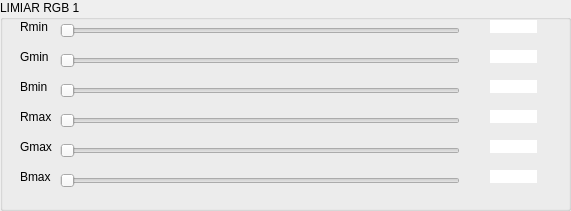
  <widget class="QGroupBox" name="groupBox_2">
   <property name="geometry">
    <rect>
     <x>190</x>
     <y>470</y>
     <width>571</width>
     <height>211</height>
    </rect>
   </property>
   <property name="title">
    <string>LIMIAR RGB 1</string>
   </property>
   <widget class="QSlider" name="Slider_Rmin">
    <property name="geometry">
     <rect>
      <x>60</x>
      <y>20</y>
      <width>400</width>
      <height>22</height>
     </rect>
    </property>
    <property name="maximum">
     <number>255</number>
    </property>
    <property name="orientation">
     <enum>Qt::Horizontal</enum>
    </property>
   </widget>
   <widget class="QSlider" name="Slider_Gmin">
    <property name="geometry">
     <rect>
      <x>60</x>
      <y>50</y>
      <width>400</width>
      <height>22</height>
     </rect>
    </property>
    <property name="maximum">
     <number>255</number>
    </property>
    <property name="orientation">
     <enum>Qt::Horizontal</enum>
    </property>
   </widget>
   <widget class="QSlider" name="Slider_Bmin">
    <property name="geometry">
     <rect>
      <x>60</x>
      <y>80</y>
      <width>400</width>
      <height>22</height>
     </rect>
    </property>
    <property name="maximum">
     <number>255</number>
    </property>
    <property name="orientation">
     <enum>Qt::Horizontal</enum>
    </property>
   </widget>
   <widget class="QSlider" name="Slider_Rmax">
    <property name="geometry">
     <rect>
      <x>60</x>
      <y>110</y>
      <width>400</width>
      <height>22</height>
     </rect>
    </property>
    <property name="maximum">
     <number>255</number>
    </property>
    <property name="orientation">
     <enum>Qt::Horizontal</enum>
    </property>
   </widget>
   <widget class="QSlider" name="Slider_Gmax">
    <property name="geometry">
     <rect>
      <x>60</x>
      <y>140</y>
      <width>400</width>
      <height>22</height>
     </rect>
    </property>
    <property name="maximum">
     <number>255</number>
    </property>
    <property name="orientation">
     <enum>Qt::Horizontal</enum>
    </property>
   </widget>
   <widget class="QSlider" name="Slider_Bmax">
    <property name="geometry">
     <rect>
      <x>60</x>
      <y>170</y>
      <width>400</width>
      <height>22</height>
     </rect>
    </property>
    <property name="maximum">
     <number>255</number>
    </property>
    <property name="orientation">
     <enum>Qt::Horizontal</enum>
    </property>
   </widget>
   <widget class="QLabel" name="label_19">
    <property name="geometry">
     <rect>
      <x>20</x>
      <y>20</y>
      <width>47</width>
      <height>13</height>
     </rect>
    </property>
    <property name="text">
     <string>Rmin</string>
    </property>
   </widget>
   <widget class="QLabel" name="label_20">
    <property name="geometry">
     <rect>
      <x>20</x>
      <y>50</y>
      <width>47</width>
      <height>13</height>
     </rect>
    </property>
    <property name="text">
     <string>Gmin</string>
    </property>
   </widget>
   <widget class="QLabel" name="label_21">
    <property name="geometry">
     <rect>
      <x>20</x>
      <y>80</y>
      <width>47</width>
      <height>13</height>
     </rect>
    </property>
    <property name="text">
     <string>Bmin</string>
    </property>
   </widget>
   <widget class="QLabel" name="label_22">
    <property name="geometry">
     <rect>
      <x>20</x>
      <y>110</y>
      <width>47</width>
      <height>13</height>
     </rect>
    </property>
    <property name="text">
     <string>Rmax</string>
    </property>
   </widget>
   <widget class="QLabel" name="label_23">
    <property name="geometry">
     <rect>
      <x>20</x>
      <y>140</y>
      <width>47</width>
      <height>13</height>
     </rect>
    </property>
    <property name="text">
     <string>Gmax</string>
    </property>
   </widget>
   <widget class="QLabel" name="label_24">
    <property name="geometry">
     <rect>
      <x>20</x>
      <y>170</y>
      <width>47</width>
      <height>13</height>
     </rect>
    </property>
    <property name="text">
     <string>Bmax</string>
    </property>
   </widget>
   <widget class="QLabel" name="label_Rmin">
    <property name="geometry">
     <rect>
      <x>490</x>
      <y>20</y>
      <width>47</width>
      <height>13</height>
     </rect>
    </property>
    <property name="styleSheet">
     <string notr="true">background-color: rgb(255, 255, 255);</string>
    </property>
    <property name="text">
     <string/>
    </property>
    <property name="alignment">
     <set>Qt::AlignCenter</set>
    </property>
   </widget>
   <widget class="QLabel" name="label_Gmin">
    <property name="geometry">
     <rect>
      <x>490</x>
      <y>50</y>
      <width>47</width>
      <height>13</height>
     </rect>
    </property>
    <property name="styleSheet">
     <string notr="true">background-color: rgb(255, 255, 255);</string>
    </property>
    <property name="text">
     <string/>
    </property>
    <property name="alignment">
     <set>Qt::AlignCenter</set>
    </property>
   </widget>
   <widget class="QLabel" name="label_Bmin">
    <property name="geometry">
     <rect>
      <x>490</x>
      <y>80</y>
      <width>47</width>
      <height>13</height>
     </rect>
    </property>
    <property name="styleSheet">
     <string notr="true">background-color: rgb(255, 255, 255);</string>
    </property>
    <property name="text">
     <string/>
    </property>
    <property name="alignment">
     <set>Qt::AlignCenter</set>
    </property>
   </widget>
   <widget class="QLabel" name="label_Rmax">
    <property name="geometry">
     <rect>
      <x>490</x>
      <y>110</y>
      <width>47</width>
      <height>13</height>
     </rect>
    </property>
    <property name="styleSheet">
     <string notr="true">background-color: rgb(255, 255, 255);</string>
    </property>
    <property name="text">
     <string/>
    </property>
    <property name="alignment">
     <set>Qt::AlignCenter</set>
    </property>
   </widget>
   <widget class="QLabel" name="label_Gmax">
    <property name="geometry">
     <rect>
      <x>490</x>
      <y>140</y>
      <width>47</width>
      <height>13</height>
     </rect>
    </property>
    <property name="styleSheet">
     <string notr="true">background-color: rgb(255, 255, 255);</string>
    </property>
    <property name="text">
     <string/>
    </property>
    <property name="alignment">
     <set>Qt::AlignCenter</set>
    </property>
   </widget>
   <widget class="QLabel" name="label_Bmax">
    <property name="geometry">
     <rect>
      <x>490</x>
      <y>170</y>
      <width>47</width>
      <height>13</height>
     </rect>
    </property>
    <property name="styleSheet">
     <string notr="true">background-color: rgb(255, 255, 255);</string>
    </property>
    <property name="text">
     <string/>
    </property>
    <property name="alignment">
     <set>Qt::AlignCenter</set>
    </property>
   </widget>
  </widget>
